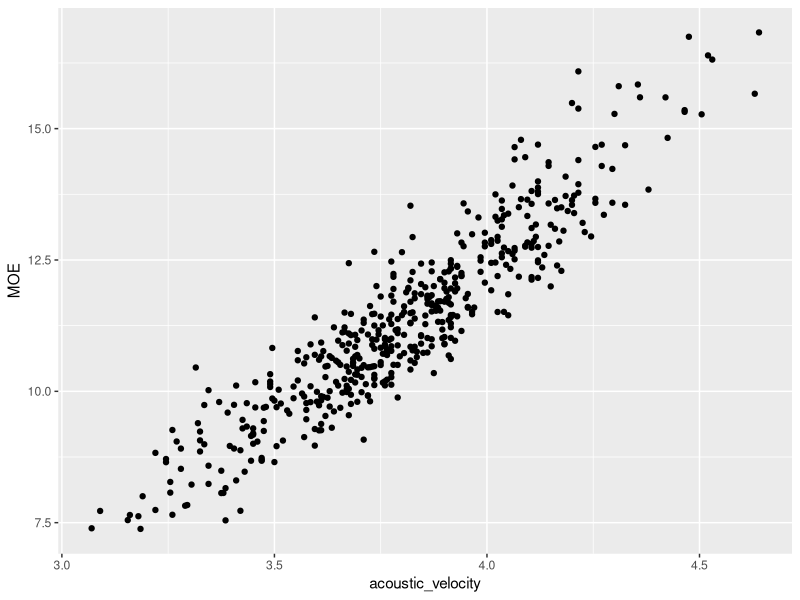
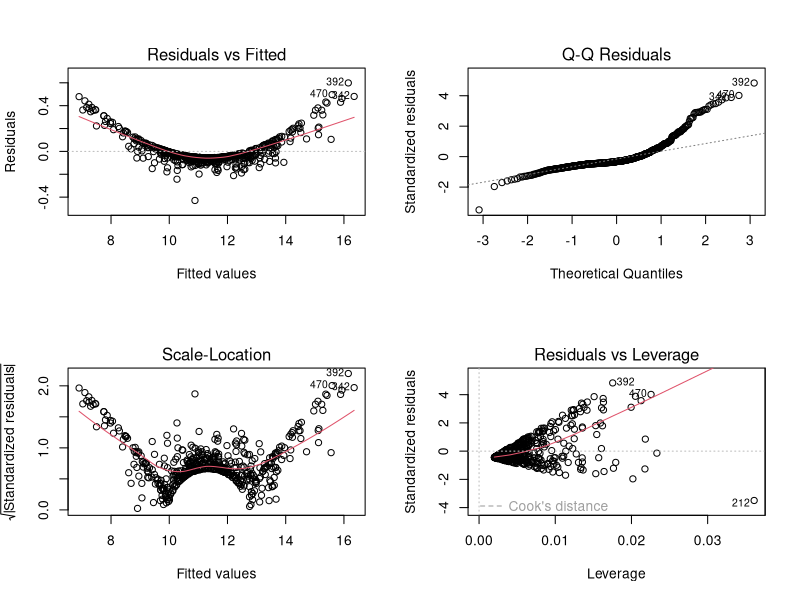

The R source for these figures, in order:
library(tidyverse)
eucalyptus <- read_csv('euc_tricarpa.csv') # Read Eucalyptus tricarpa data set
set.seed(17053777)
my_eucs <- eucalyptus %>% sample_n(500)

ggplot(my_eucs, aes(acoustic_velocity, MOE)) + geom_point()
#As acoustic velocity increases, we observe that the MOE increases as well. They are in a strong positive linear relationship.

model1 <- lm(MOE ~ acoustic_velocity,
            data = my_eucs)

summary(model1)
# intercept regression coefficients = -11.4511,
# acoustic_velocity regression coefficient = 6.0065
# standard error of the residuals = 0.6693
# R^2 * adjusted-R^2 = 0.855 * 0.8547 = 0.73 for two decimal places
# the meaning of the intercept: when the value of x is 0, the value of y is the intercept. In this case, when acoustic velocity is 0, the value of MOE is -11.4511.
# the meaning of the slope: when the value of x increased by 1 unit, how much the value in y will increase.In this case, As the acoustic velocity increases 1 unit, the value of MOE increases by 6.0065.

my_eucs = my_eucs %>% mutate(cent_velocity = acoustic_velocity - mean(acoustic_velocity))
model2 <- lm(MOE ~ cent_velocity,
             data = my_eucs)
summary(model2)
# intercept coefficients = 11.33285
# cent_velocity coefficients = 5.87482
# when acoustic_velocity - mean(acoustic_velocity) = 0, which means acoustic velocity equals the average value of acoustic velocity, the intercept is 11.33285.

model3 <- lm(MOE ~ (acoustic_velocity + dry_density),
   data = my_eucs)
summary(model3)


par(mfrow = c(2, 2))
plot(model3)

library(readr)
write_csv(x = my_eucs, path='eucs.csv')




